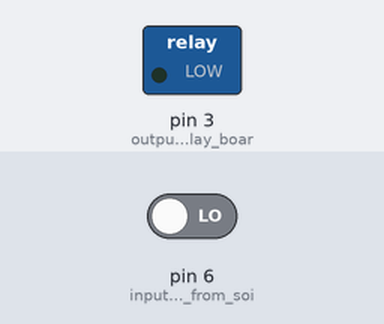
The sketch below on a simulated Arduino Uno, built with avr-gcc and run on an emulated ATmega328P. Parts: switched loads named in the sketch (green lamp = pin HIGH). The test bench sets the inputs (shaded band); at power-on: pin 6 (input_pin_coming_from_soi) LOW.

Above: at 1.2 s.
1.3 s: pin 6 (input_pin_coming_from_soi) driven HIGH
At 2.0 s:
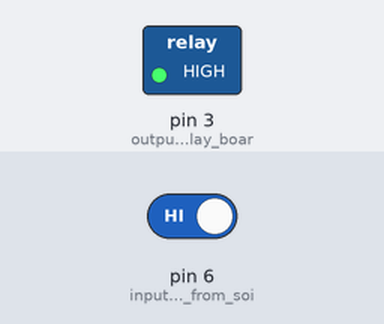
2.8 s: pin 6 (input_pin_coming_from_soi) driven LOW
At 3.2 s:
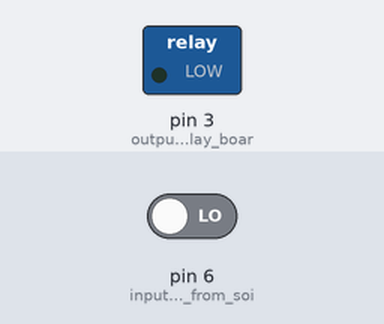
Timing chart, 0 to 5.8 s (numbered marks = the images above; inputs shaded):
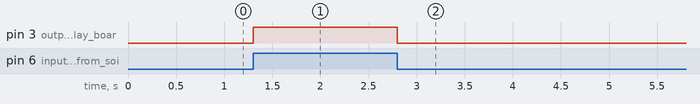

The sketch:

Only_soil_moisture.ino
```cpp
int water; //random variable

void setup() {
  pinMode(3,OUTPUT); //output pin for relay board, this will sent signal to the relay
  pinMode(6,INPUT); //input pin coming from soil sensor
}

void loop() {
  water = digitalRead(6);  // reading the coming signal from the soil sensor
  if(water == HIGH) // if water level is full then cut the relay
  {
  digitalWrite(3,HIGH); // low is to cut the relay
  }
  else
  {
  digitalWrite(3,LOW); //high to continue proving signal and water supply
  }
}
```

Measured:
- after the input at 1.3 s, pin 3 (output_pin_for_relay_boar): LOW → HIGH at once
- after the input at 2.8 s, pin 3 (output_pin_for_relay_boar): HIGH → LOW at once
